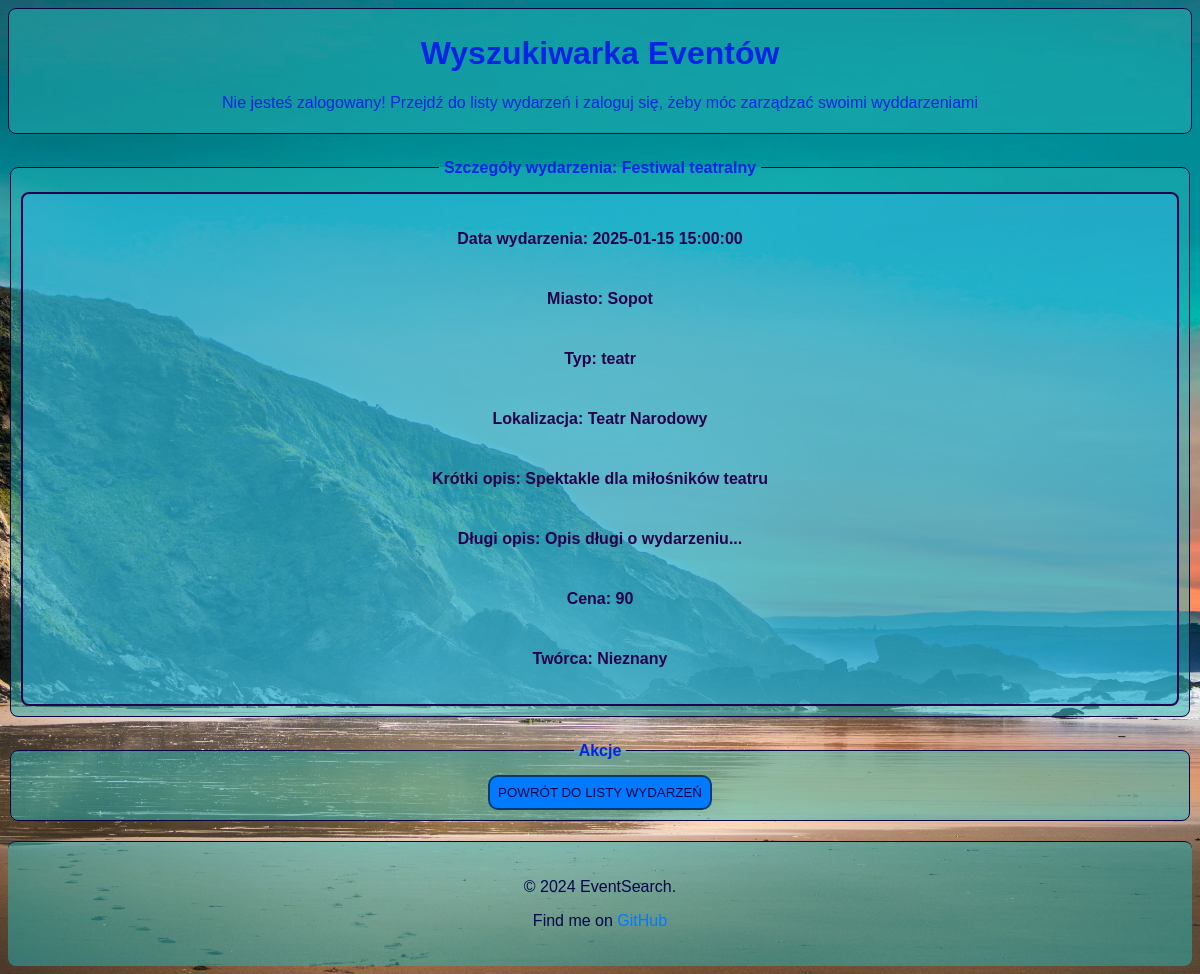
/views/event_details.php?event_id=12, run on the app's committed database.
### tables this page shows
CREATE TABLE EVENTS(
     id INT AUTO_INCREMENT PRIMARY KEY,
    name VARCHAR(100),
    is_deleted BOOLEAN,
    event_date DATETIME,
    event_city VARCHAR(50),
    type VARCHAR(50),
    location VARCHAR(50),
    cena REAL,
    short_desc VARCHAR(150),
    long_desc VARCHAR(2000),
    creator_id INT,
    create_date DATETIME,
    operation_date DATETIME,
    FOREIGN KEY(creator_id) REFERENCES Users(id)
);

### php_scripts/session_eventdetails.php (called while the page is built, shortened)
<?php
if (!isset($_SESSION['last_activity'])) {$user_message =  "Nie jesteś zalogowany! Przejdź do listy wydarzeń i zaloguj się, żeby móc zarządzać swoimi wyddarzeniami";}
?>

### views/event_details.php (the view, shortened to what this page needs)
<?php
include '../php_scripts/connection.php';
include '../php_scripts/session_eventdetails.php';
if (isset($_GET['event_id'])) {
    $event_id = $_GET['event_id'];
    $sql = "SELECT * FROM Events WHERE id = $event_id AND is_deleted = 0";
    $result = $conn->query($sql);
    if ($result->num_rows > 0) {
        $event_data = $result->fetch_assoc();
    } else {
        header("Location: index.php");
        exit();
    }
} else {
    header("Location: index.php");
    exit();
}
    $sql_1 = "SELECT first_name, last_name FROM Users WHERE id = {$event_data['creator_id']}";
    $result_1 = $conn->query($sql_1);
    if ($result_1->num_rows > 0) {
        $creator_data = $result_1->fetch_assoc();
        $creator = $creator_data['first_name'] . ' ' . $creator_data['last_name'];
    } else {
        $creator = "Nieznany";
    }
?>
<!DOCTYPE html>
<html lang="pl" class='document'>
<head>
    <link rel="stylesheet" href="../assets/css/style.css">
</head>
<body class="content">
    <header class="header">
        <h1>Wyszukiwarka Eventów</h1>
        <p><?php echo $user_message; ?></p>
    </header>
    <fieldset class="section event_details">
        <legend class="section_legend">Szczegóły wydarzenia: <?php echo $event_data['name']; ?></legend>
        <div class="event-details-grid">
            <div class="event-details-data">
                <p class="field_label">Data wydarzenia: <?php echo $event_data['event_date']; ?></p>
                <p class="field_label">Miasto: <?php echo $event_data['event_city']; ?></p>
                <p class="field_label">Typ: <?php echo $event_data['type']; ?></p>
                <p class="field_label">Lokalizacja: <?php echo $event_data['location']; ?></p>
                <p class="field_label">Krótki opis: <?php echo $event_data['short_desc']; ?></p>
                <p class="field_label">Długi opis: <?php echo $event_data['long_desc']; ?></p>
                <p class="field_label">Cena: <?php echo $event_data['cena']; ?></p>
                <p class="field_label">Twórca: <?php echo $creator; ?></p>
            </div>
        </div>
    </fieldset>
    <fieldset class="section section_action">
        <legend class="section_legend">Akcje</legend>
        <button onclick="window.location.href='index.php'" class="button">POWRÓT DO LISTY WYDARZEŃ</button>
    </fieldset>
    <footer class="footer">
        <p>&copy; 2024 EventSearch.</p>
        <p>Find me on <a href="https://github.com/idzi-m" target="_blank">GitHub</a></p>
    </footer>
</body>
</html>

### assets/css/style.css (style rules this page uses)
.document { font-family: Arial, sans-serif; color: #02074c; }
.content { background-image: url('../images/pexels-punchbrandstock-977737.jpg'); background-color: #9cc1d3; background-size: cover; background-position: center; background-repeat:no-repeat; }
.header { text-align: center; justify-content: center; color: rgb(6, 36, 229); width: 0.98vm; margin-bottom: 20px; padding: 5px; border: 1px solid #080540; background-color: rgba(37, 182, 184, 0.5); border-radius: 8px; }
.footer { text-align: center; padding: 20px; background-color: rgba(37, 182, 184, 0.5); border-top: 1px solid #080540; margin-top: 20px; border-radius: 8px; }
.footer a { color: #007bff; text-decoration: none; }
.section { text-align: center; justify-content: center; width: 0.98vm; margin-bottom: 20px; padding: 10px; border: 1px solid #080540; background-color: rgba(37, 182, 184, 0.5); border-radius: 8px; }
.section_legend { font-weight: bold; color: rgb(6, 36, 229); margin: auto; padding: 5px; width: fit-content; text-align: center; }
.section_login, .form_group, .section_action { display: flex; justify-content: center; align-items: center; }
button { padding: 8px; background-color: #007bff; color: #080348; border: 2px solid #083b72; cursor: pointer; border-radius: 10px; transition: background-color 0.3s; }
a { color: #007bff; text-decoration: none; }
.event-details-grid { display: grid; grid-template-columns: 1fr 2fr; gap: 20px; align-items: start; background-color: rgba(49, 180, 228, 0.5); padding: 20px; border: 2px solid #24024c; border-radius: 8px; }
.event-details-data { display: flex; flex-direction: column; gap: 10px; }
.field_label { font-size: 16px; font-weight: bold; color: #24024c; }
.event-details-grid { grid-template-columns: 1fr; }

### data on the page
events: name "Festiwal teatralny", event_date "2025-01-15 15:00:00", event_city "Sopot", type "teatr", location "Teatr Narodowy", short_desc "Spektakle dla miłośników teatru", long_desc "Opis długi o wydarzeniu...", cena "90", is_deleted "Nieznany"

### other printed values
$user_message "Nie jesteś zalogowany! Przejdź do listy wydarzeń i zaloguj się, żeby móc zarządzać swoimi wyddarzeniami"
